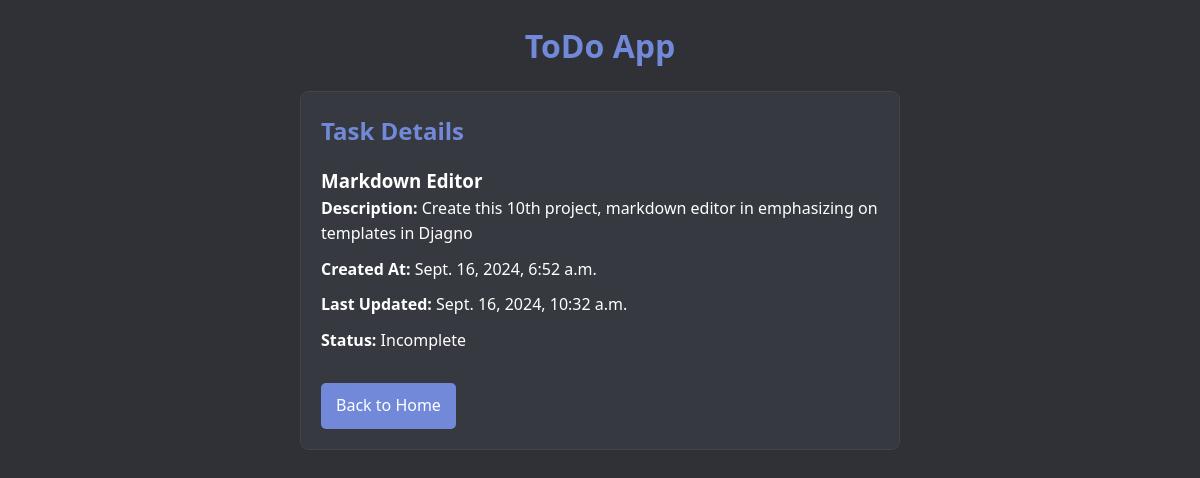
The app's page /task/4/ with its own data.
### todo/models.py (models this page shows, shortened)
class Task(models.Model):
    title = models.CharField(max_length=255)
    description = models.TextField(blank=True, null=True)
    completed = models.BooleanField(default=False)
    created_at = models.DateTimeField(auto_now_add=True)
    updated_at = models.DateTimeField(auto_now=True)

### todo/views.py (the view)
# urls.py: path('task/<int:id>/', views.task_detail, name='task_detail'),
def task_detail(request, id):
    task = get_object_or_404(Task, id=id)
    return render(request, 'todo/task_detail.html', {'task': task})

### todo/templates/todo/task_detail.html
{% extends 'todo/base.html' %}
{% load static %}
{% block content %}
<div class="task-detail">
    <h2>Task Details</h2>
    <div class="task-info">
        <h3>{{ task.title }}</h3>
        <p><strong>Description:</strong> {{ task.description }}</p>
        <p><strong>Created At:</strong> {{ task.created_at }}</p>
        <p><strong>Last Updated:</strong> {{ task.updated_at }}</p>
        <p><strong>Status:</strong> {% if task.completed %} Completed {% else %} Incomplete {% endif %}</p>
    </div>
    <a href="{% url 'home' %}">Back to Home</a>
</div>
{% endblock content %}

### todo/static/todo/css/style.css (style rules this page uses)
* { box-sizing: border-box; margin: 0; padding: 0; }
body { font-family: 'Segoe UI', Tahoma, Geneva, Verdana, sans-serif; background-color: #2f3136; color: #ffffff; line-height: 1.6; }
a { color: #7289da; text-decoration: none; }
.task-detail { background-color: #36393f; border: 1px solid #40444b; border-radius: 8px; padding: 20px; max-width: 600px; margin: auto; }
.task-detail h2 { color: #7289da; margin-bottom: 15px; }
.task-detail p { margin-bottom: 10px; }
.task-detail a { display: inline-block; margin-top: 20px; background-color: #7289da; color: #ffffff; padding: 10px 15px; border-radius: 5px; }

### records on screen
Task: title "Markdown Editor", description "Create this 10th project, markdown editor in emphasizing on templates in Djagno", created_at "Sept. 16, 2024, 6:52 a.m.", updated_at "Sept. 16, 2024, 10:32 a.m."
